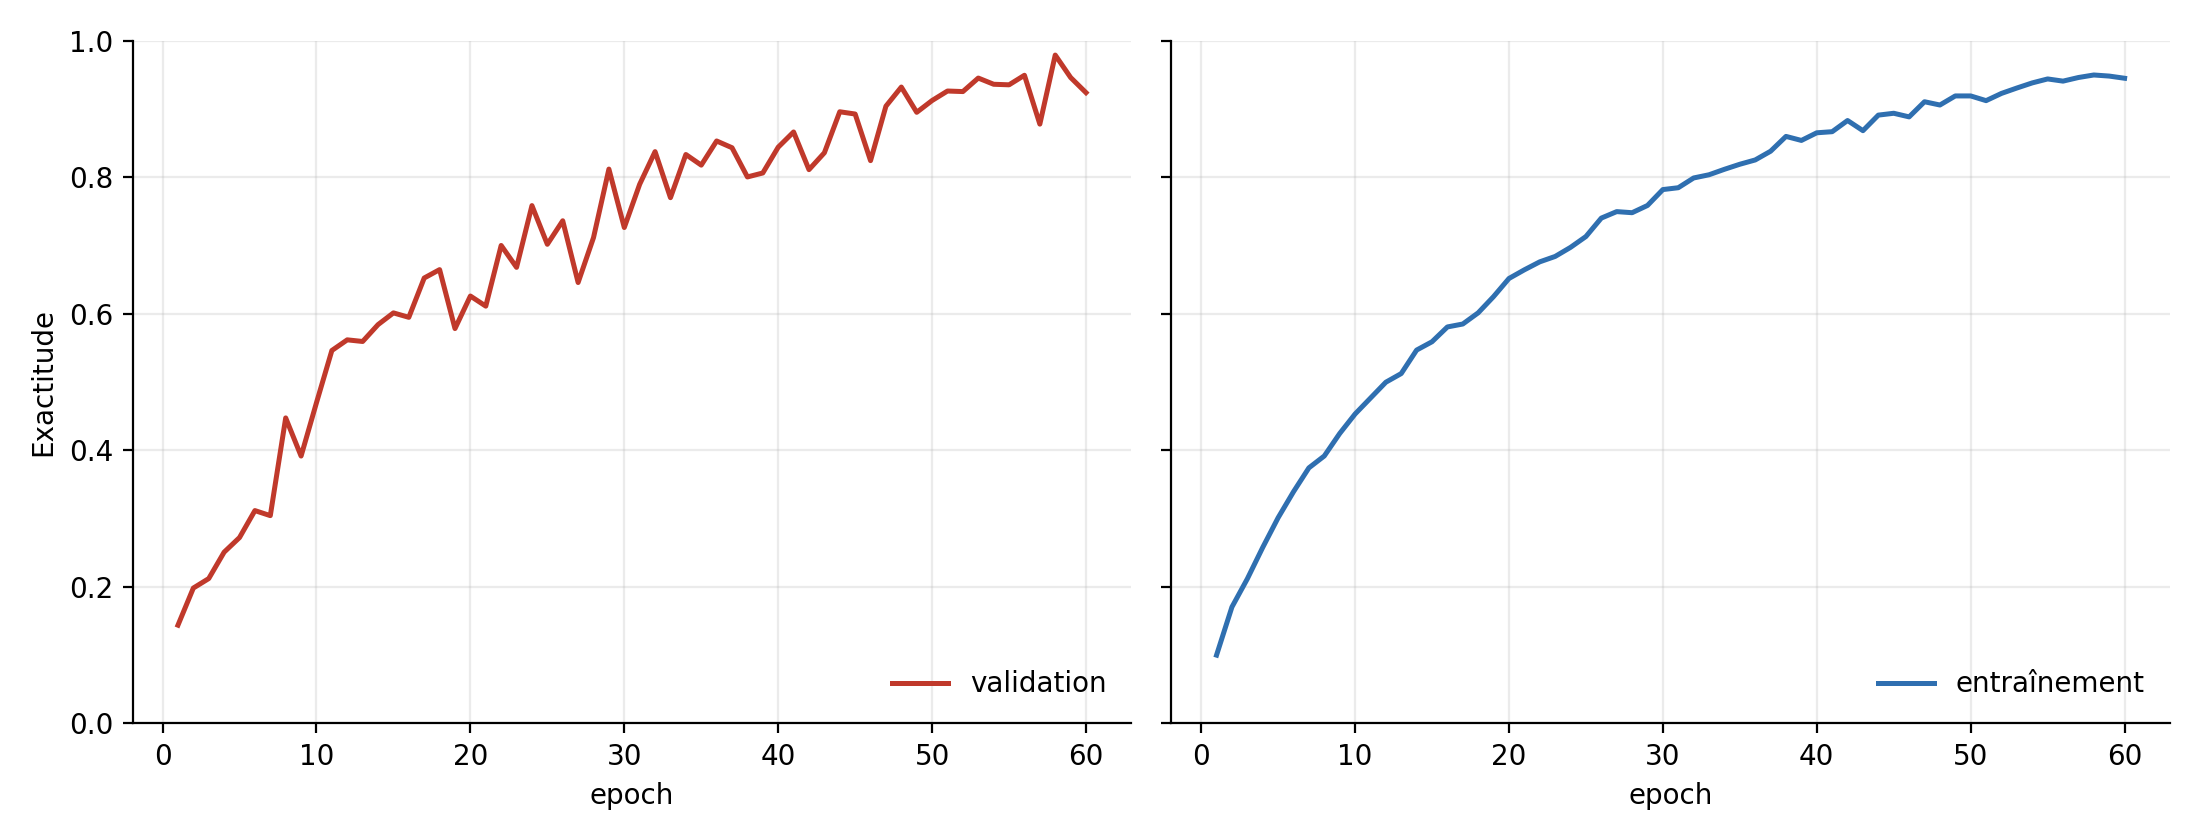

Python code for this plot:
import re
from pathlib import Path
import matplotlib
matplotlib.use("Agg")
import matplotlib.pyplot as plt

LOG = Path("/users/abdekess61/raouf/SResNet/experiments/mad/04_train_chain/train_chain_tdbn.log")
OUT = Path("/users/abdekess61/raouf/SResNet/figs_rapport"); OUT.mkdir(parents=True, exist_ok=True)
VAL = "#c0392b"    # validation = rouge
TRN = "#2f6fb0"    # entrainement = bleu

PAT = re.compile(r"Epoch : (\d+).*?Train Accuracy : ([\d.]+).*?Val\(std\) Accuracy : ([\d.]+)")
ep, tr, val = [], [], []
for ln in open(LOG):
    m = PAT.search(ln)
    if m:
        ep.append(int(m.group(1))); tr.append(float(m.group(2))); val.append(float(m.group(3)))
print("epochs lus:", len(ep))

fig, (axL, axR) = plt.subplots(1, 2, figsize=(11, 4.2), sharey=True)

# ----- GAUCHE : validation -----
axL.plot(ep, val, color=VAL, lw=1.8, label="validation")
axL.set_xlabel("epoch"); axL.set_ylabel("Exactitude"); axL.set_ylim(0, 1)
axL.grid(alpha=.25); axL.legend(frameon=False, loc="lower right")

# ----- DROITE : entrainement -----
axR.plot(ep, tr, color=TRN, lw=1.8, label="entraînement")
axR.set_xlabel("epoch"); axR.set_ylim(0, 1)
axR.grid(alpha=.25); axR.legend(frameon=False, loc="lower right")

for ax in (axL, axR):
    for s in ("top", "right"): ax.spines[s].set_visible(False)
plt.tight_layout()
out = OUT/"figure_courbes_tdbn.png"
plt.savefig(out, dpi=200, facecolor="white"); plt.close()
print("saved:", out)
